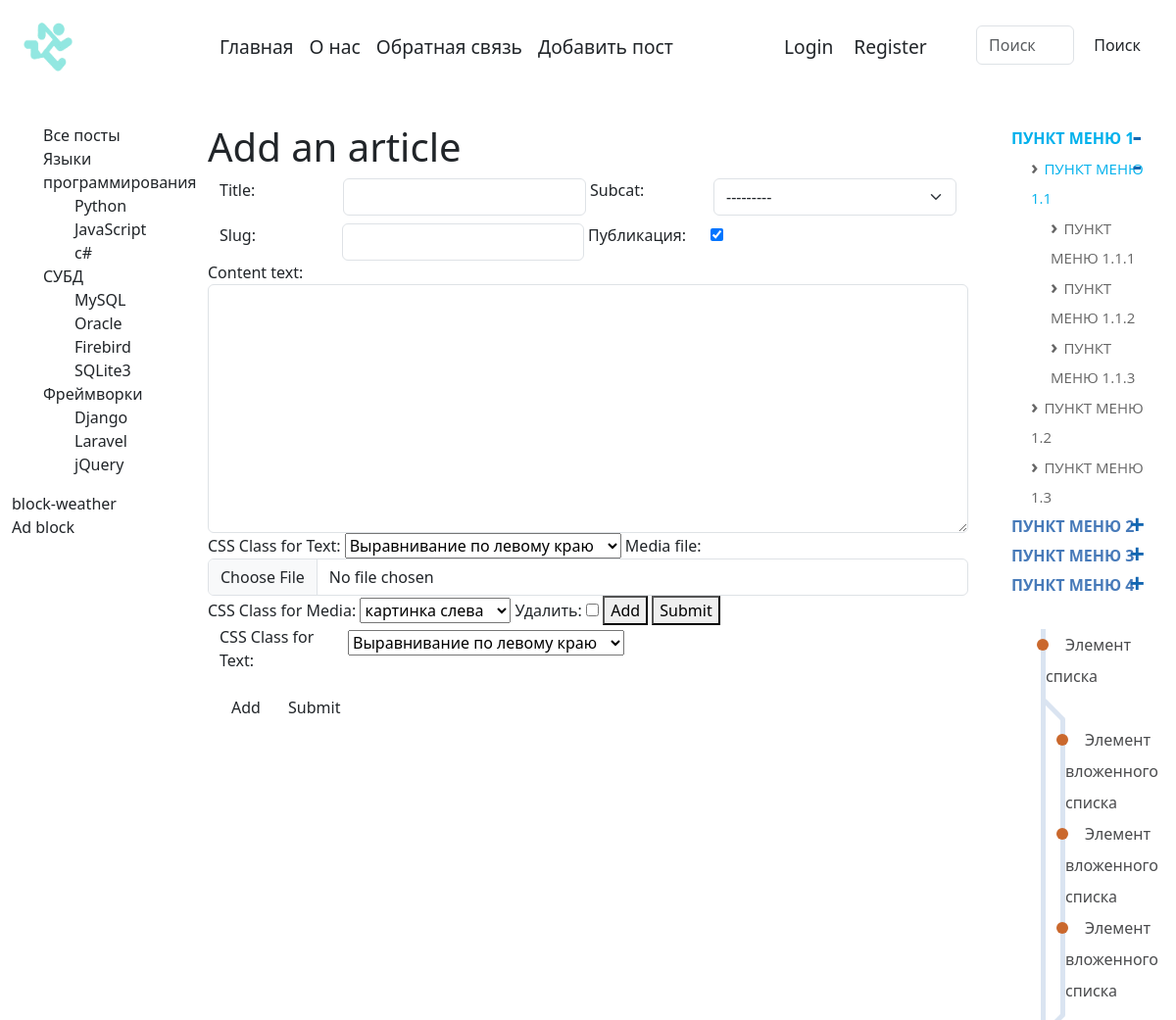
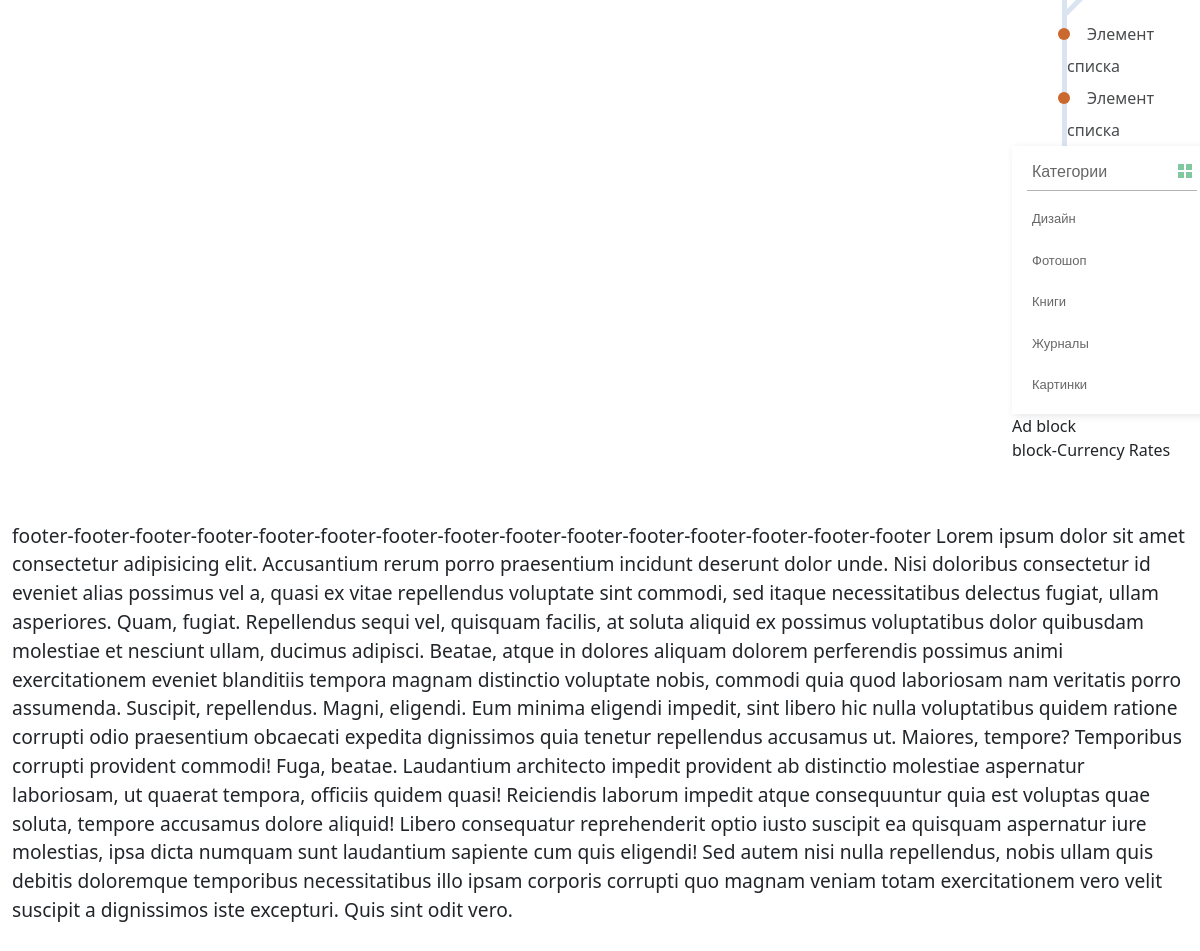
The page /addpage/ on the database its author committed (2 pictures, top to bottom).
### blog/models.py (models this page shows, shortened)
class ModelCategories(models.Model):
    name = models.CharField(max_length=100, db_index=True, verbose_name="Категория")
    slug = models.SlugField(max_length=255, unique=True, db_index=True, verbose_name="URL")
    def __str__(self):
        return self.name
    class Meta:
        verbose_name = 'Категория'
        verbose_name_plural = 'Категории'
        ordering = ['id']

class ModelSubcategories(models.Model):
    category = models.ForeignKey(ModelCategories, on_delete=models.CASCADE, related_name='subcategories', verbose_name="Категория")
    name = models.CharField(max_length=100, db_index=True, verbose_name="Подкатегория")
    slug = models.SlugField(max_length=255, unique=True, db_index=True, verbose_name="URL")
    def __str__(self):
        return f"{self.category} - {self.name}"
    class Meta:
        verbose_name = 'Подкатегория'
        verbose_name_plural = 'Подкатегории'
        ordering = ['id']

### blog/views.py (the view)
# urls.py: path('addpage/', views.add_page, name='addpage'),
def add_page(request):
    if request.method == 'POST':
        form = AddPostForm(request.POST)
        formset = PostContentFormset(request.POST, request.FILES, prefix='content')
        if form.is_valid() and formset.is_valid():
            post = form.save()
            for sub_form in formset:
                content_part = sub_form.save(commit=False)
                content_part.post = post
                content_part.save()
            if 'add_block_button' in request.POST:
                return redirect('add_post_block', post.slug)
            else:
                return redirect('home')  # Redirect to home page after successful submission
    else:
        form = AddPostForm()
        formset = PostContentFormset(prefix='content')
    return render(request, 'blog/addpage.html', {'title': 'Add an article', 'form': form, 'formset': formset})

### blog/templates/blog/addpage.html (shortened to what this page needs)
{% extends 'blog/base.html' %}
{% block content %}
<h1>{{ title }}</h1>
<form action="{% url 'addpage' %}" method="post" enctype="multipart/form-data">
    <div class="container">
        <div class="row g-1">
            <div class="col-sm-12 col-md-4 col-lg-2">
                {{ form.title.label_tag }}
            </div>
            <div class="col-sm-12 col-md-8 col-lg-4">
                {{ form.title }}
            </div>
            <div class="col-sm-12 col-md-4 col-lg-2">
                {{ form.subcat.label_tag }}
            </div>
            <div class="col-sm-12 col-md-8 col-lg-4">
                {{ form.subcat }}
            </div>
            <div class="row g-1">
                <div class="col-sm-12 col-md-4 col-lg-2">
                    {{ form.slug.label_tag }}
                </div>
                <div class="col-sm-12 col-md-8 col-lg-4">
                    {{ form.slug }}
                </div>
                <div class="col-sm-12 col-md-4 col-lg-2">
                    {{ form.is_published.label_tag }}
                </div>
                <div class="col-sm-12 col-md-8 col-lg-4">
                    {{ form.is_published }}
                </div>
            </div>
        </div>
    </div>
    {% for sub_form in formset %}
        {{ sub_form.as_table }}
    {% endfor %}
    <button type="submit" name="add_block_button" value="1">Add</button>
    <button type="submit">Submit</button>
    <div class="container">
        {% for sub_form in formset %}
        <div class="row g-1">
            <div class="col-sm-12 col-md-4 col-lg-2">
                {{ sub_form.css_text.label_tag }}
            </div>
            <div class="col-sm-12 col-md-8 col-lg-4">
                <div class="input-wrapper">
                    {{ sub_form.css_text }}
                </div>
            </div>
        </div>
        {% endfor %}
        <div class="mt-3">
            <button type="submit" name="add_block_button" value="1" class="btn btn-primary">Add</button>
            <button type="submit" class="btn btn-primary">Submit</button>
        </div>
    </div>
</form>
{%endblock%}

### blog/templates/blog/base.html (shortened to what this page needs)
<!DOCTYPE html>
<html lang="en">
  <head>
    {% load static %} {% load blog_tags %}
    <link rel="stylesheet" href="{% static 'blog/css/bootstrap.min.css' %}" />
    <link
      type="text/css"
      href="{% static 'admin/css/custom_admin.css' %}"
      rel="stylesheet"
    />
    <link
      type="text/css"
      href="{% static 'blog/css/styles.css' %}"
      rel="stylesheet"
    />
  </head>
  <body>
    <div class="container-fluid mx-auto align-self-center">
      <header>
        <nav class="navbar navbar-expand-lg navbar-light bg-transparent">
          <div class="container-fluid">
            <div class="col-sm-6 col-md-6 col-lg-2 d-flex align-items-center">
              <a class="navbar-brand" href="{% url 'home' %}">
                <img
                  src="{% static 'blog/img/logo.png' %}"
                  alt="Elvand"
                  width="50"
                  height="50"
                />
              </a>
            </div>
            <div
              class="col-sm-6 col-md-6 col-lg-6 d-flex align-items-center justify-content-end"
            >
              <div class="collapse navbar-collapse" id="navbarSupportedContent">
                {% get_horizontal_menu as horizontal_menu %}
                <ul class="navbar-nav me-auto mb-2 mb-lg-0">
                  {% for item in horizontal_menu %}
                  <li class="nav-item">
                    <a class="nav-link" href="{% url item.url_name %}"
                      >{{ item.title }}</a
                    >
                  </li>
                  {% endfor %}
                </ul>
              </div>
            </div>
            <div class="col-md-12 col-lg-4">
              <div class="row">
                <div class="col-sm-12 col-md-7 col-lg-6">
                  {% if user.is_authenticated %}
                  <ul class="navbar-nav flex-row justify-content-start">
                    <li class="nav-item">
                      <a
                        class="nav-link"
                        href="{% url 'user_profile' user.username %}"
                        >{{ user.username }}&nbsp;</a
                      >
                    </li>
                    <li class="nav-item">
                      <a class="nav-link" href="{% url 'logout' %}">Logout</a>
                    </li>
                  </ul>
                  {% else %}
                  <ul class="navbar-nav flex-row justify-content-start">
                    <li class="nav-item">
                      <a class="nav-link" href="{% url 'login' %}"
                        >Login&nbsp;</a
                      >
                    </li>
                    <li class="nav-item">
                      <a class="nav-link" href="{% url 'register' %}"
                        >Register</a
                      >
                    </li>
                  </ul>
                  {% endif %}
                </div>
                <div class="col-sm-12 col-md-5 col-lg-6">
                  <form class="d-flex me-auto" role="search">
                    <input
                      class="form-control me-2"
                      type="search"
                      placeholder="Поиск"
                      aria-label="Search"
                    />
                    <button class="btn btn-outline-success" type="submit">
                      Поиск
                    </button>
                  </form>
                </div>
              </div>
            </div>
          </div>
        </nav>
      </header>
      <section class="row gy-5">
        <div class="col-md-2 d-none d-md-block">
          <nav class="vert_nav">
            {% menu_cat_subcat as menu_cs %}
            <ul>
              <li>
                <a href="{% url 'home' %}">Все посты</a>
              </li>
              {% for category in menu_cs.categories %}
              <li>
                <a href="{% url 'home' category_slug=category.slug %}"
                  >{{ category.name }}</a
                >
                <ul>
                  {% for subcategory in category.subcategories.all %}
                  <li>
                    <a
                      href="{% url 'home' category_slug=category.slug subcategory_slug=subcategory.slug %}"
                    >
                      {{ subcategory.name}}
                    </a>
                  </li>
                  {% endfor %}
                </ul>
              </li>
              {% endfor %}
            </ul>
          </nav>
          <div class="block">block-weather</div>
          <div class="block">Ad block</div>
        </div>
        <div class="col-12 col-md-8">{% block content %} {% endblock %}</div>
        <div class="col-md-2 d-none d-md-block">
          <div class="vertmenu">
            <ul>
              <li>
                <a class="active" href="#">Пункт меню 1</a>
                <label class="chka" for="1"></label>
                <ul style="display: none">
                  <li>
                    <a class="active" href="#">Пункт меню 1.1</a>
                    <label class="chka" for="1.1"></label>
                    <ul style="display: none">
                      <li>
                        <a href="#">Пункт меню 1.1.1</a>
                      </li>
                      <li>
                        <a href="#">Пункт меню 1.1.2</a>
                      </li>
                      <li>
                        <a href="#">Пункт меню 1.1.3</a>
                      </li>
                    </ul>
                  </li>
                  <li>
                    <a href="#">Пункт меню 1.2</a>
                  </li>
                  <li>
                    <a href="#">Пункт меню 1.3</a>
                  </li>
                </ul>
              </li>
              <li>
                <a href="#">Пункт меню 2</a>
                <label class="chka" for="2"></label>
              </li>
              <li>
                <a href="#">Пункт меню 3</a>
                <label class="chka" for="3"></label>
              </li>
              <li>
                <a href="#">Пункт меню 4</a>
                <label class="chka" for="4"></label>
              </li>
            </ul>
          </div>
          <div>
            <ul class="metro">
              <li>
                <a href="">Элемент списка</a>
                <ul>
                  <li><a href="">Элемент вложенного списка</a></li>
                  <li><a href="">Элемент вложенного списка</a></li>
                  <li><a href="">Элемент вложенного списка</a></li>
                </ul>
              </li>
              <li><a href="">Элемент списка</a></li>
              <li><a href="">Элемент списка</a></li>
            </ul>
          </div>
          <div class="category-wrap">
            <h3>Категории</h3>
            <ul>
              <li><a href="">Дизайн</a></li>
              <li><a href="">Фотошоп</a></li>
              <li><a href="">Книги</a></li>
              <li><a href="">Журналы</a></li>
              <li><a href="">Картинки</a></li>
            </ul>
          </div>
          <div class="block">Ad block</div>
          <div class="block">block-Currency Rates</div>
        </div>
      </section>
      <footer id="footer">
        footer-footer-footer-footer-footer-footer-footer-footer-footer-footer-footer-footer-footer-footer-footer
        Lorem ipsum dolor sit amet consectetur adipisicing elit. Accusantium
        rerum porro praesentium incidunt deserunt dolor unde. Nisi doloribus
        consectetur id eveniet alias possimus vel a, quasi ex vitae repellendus
        voluptate sint commodi, sed itaque necessitatibus delectus fugiat, ullam
        asperiores. Quam, fugiat. Repellendus sequi vel, quisquam facilis, at
        soluta aliquid ex possimus voluptatibus dolor quibusdam molestiae et
        nesciunt ullam, ducimus adipisci. Beatae, atque in dolores aliquam
        dolorem perferendis possimus animi exercitationem eveniet blanditiis
        tempora magnam distinctio voluptate nobis, commodi quia quod laboriosam
        nam veritatis porro assumenda. Suscipit, repellendus. Magni, eligendi.
        Eum minima eligendi impedit, sint libero hic nulla voluptatibus quidem
        ratione corrupti odio praesentium obcaecati expedita dignissimos quia
        tenetur repellendus accusamus ut. Maiores, tempore? Temporibus corrupti
        provident commodi! Fuga, beatae. Laudantium architecto impedit provident
        ab distinctio molestiae aspernatur laboriosam, ut quaerat tempora,
        officiis quidem quasi! Reiciendis laborum impedit atque consequuntur
        quia est voluptas quae soluta, tempore accusamus dolore aliquid! Libero
        consequatur reprehenderit optio iusto suscipit ea quisquam aspernatur
        iure molestias, ipsa dicta numquam sunt laudantium sapiente cum quis
        eligendi! Sed autem nisi nulla repellendus, nobis ullam quis debitis
        doloremque temporibus necessitatibus illo ipsam corporis corrupti quo
        magnam veniam totam exercitationem vero velit suscipit a dignissimos
        iste excepturi. Quis sint odit vero.
      </footer>
    </div>
  </body>
</html>

### rows shown on the page
ModelCategories: name "Языки программирования"
ModelSubcategories: name "Python"
ModelSubcategories: name "JavaScript"
ModelSubcategories: name "c#"
ModelCategories: name "СУБД"
ModelSubcategories: name "MySQL"
ModelSubcategories: name "Oracle"
ModelSubcategories: name "Firebird"
ModelSubcategories: name "SQLite3"
ModelCategories: name "Фреймворки"
ModelSubcategories: name "Django"
ModelSubcategories: name "Laravel"
ModelSubcategories: name "jQuery"

### other values the page prints
{{ item.title }} "Главная" "О нас" "Обратная связь" "Добавить пост"
{{ title }} "Add an article"
{{ sub_form.css_text.label_tag }} "CSS Class for Text:"
